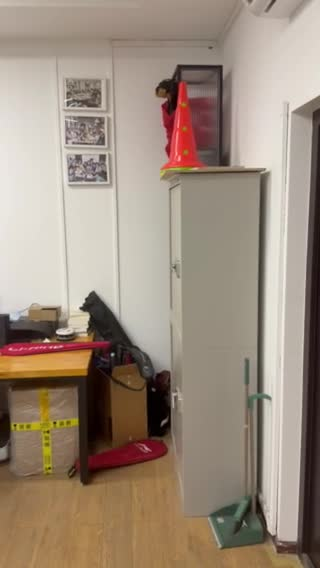
#> input picture outputs/inspection/frame_0001.jpg, 320 x 568 px; its folder holds 4 pictures in this run
$ python diagnose_frames.py
#> lines starting #> are read from the running program, lines starting #| are printed output that depends on the picture; long printed decimals are rounded
"""Feature evidence using already decoded frames (no video backend required)."""
import json
from pathlib import Path
import cv2
import numpy as np

root=Path('outputs/inspection')
files=sorted(root.glob('frame_[0-9][0-9][0-9][0-9].jpg'))
sift=cv2.SIFT_create(nfeatures=4000)
features=[sift.detectAndCompute(cv2.imread(str(p),0),None) for p in files]
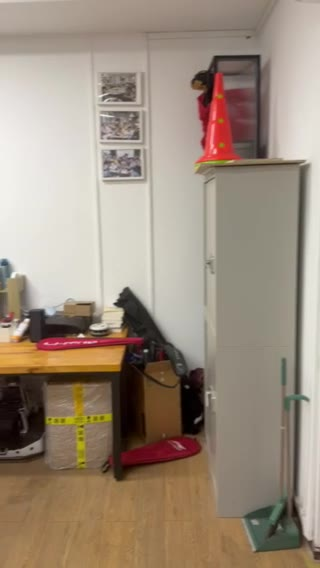
#> input picture outputs/inspection/frame_0002.jpg, 320 x 568 px
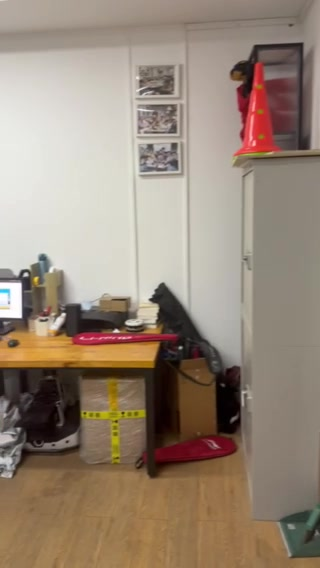
#> input picture outputs/inspection/frame_0003.jpg, 320 x 568 px
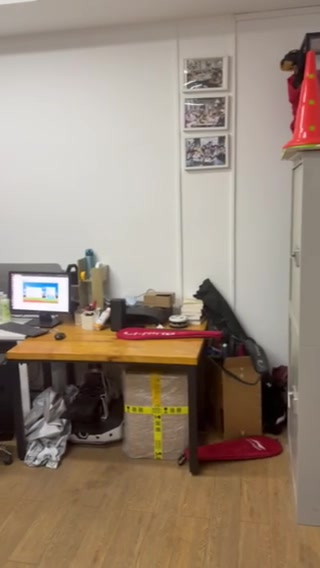
#> input picture outputs/inspection/frame_0004.jpg, 320 x 568 px
#> features = 4 items
pairs=[]
for i in range(len(files)-1):
    ka,da=features[i];kb,db=features[i+1]
    good=[a for a,b in cv2.BFMatcher().knnMatch(da,db,k=2) if a.distance<.72*b.distance]
    a=np.float32([ka[m.queryIdx].pt for m in good]);b=np.float32([kb[m.trainIdx].pt for m in good])
    h,mask=cv2.findHomography(a,b,cv2.USAC_MAGSAC,2.)
    err=np.linalg.norm(cv2.perspectiveTransform(a[None],h)[0]-b,axis=1)
    pairs.append(dict(a=i+1,b=i+2,matches=len(good),homography_fraction=float(mask.mean()),median_residual_px=float(np.median(err))))
#> this loop made 3 passes
#> good on passes 1 to 3: 245 matches, 286 matches, 333 matches
#> pass 1, `ka, da = features[i]`:
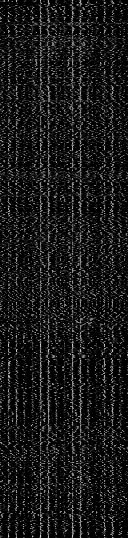
#> da: shape (538, 128) float32; min 0, max 207, mean 24.8
#> pass 1, `kb, db = features[i + 1]`:
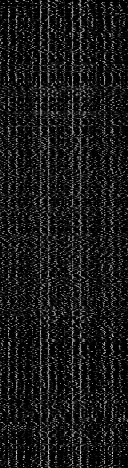
#> db: shape (468, 128) float32; min 0, max 213, mean 24.9
#> pass 2, `kb, db = features[i + 1]`:
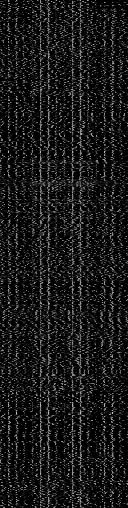
#> db: shape (508, 128) float32; min 0, max 198, mean 25.3
#> pass 3, `kb, db = features[i + 1]`:
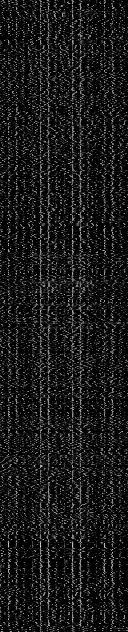
#> db: shape (632, 128) float32; min 0, max 207, mean 25.4
#> after the loop, pairs = 3 items
report=dict(upright_resolution=[320,568],duration_seconds=17.17,fps=30,sampled_fps=2,pairs=pairs,
    metric_scale='unobserved',note='Homography support is consistent with rotation or planar surfaces and is not a depth validation.')
#> report = 7 items
(root/'video_analysis.json').write_text(json.dumps(report,indent=2))
print('median homography support',np.median([p['homography_fraction'] for p in pairs]))
#| median homography support 0.9685
